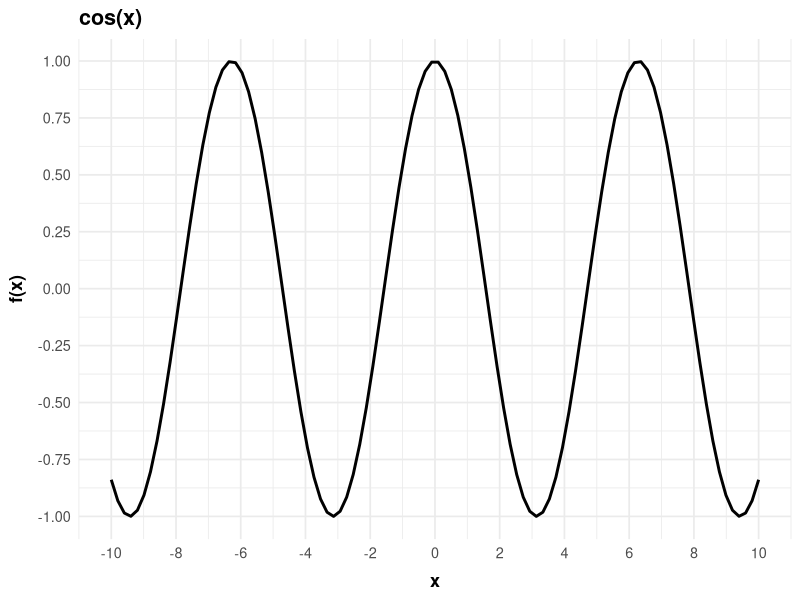
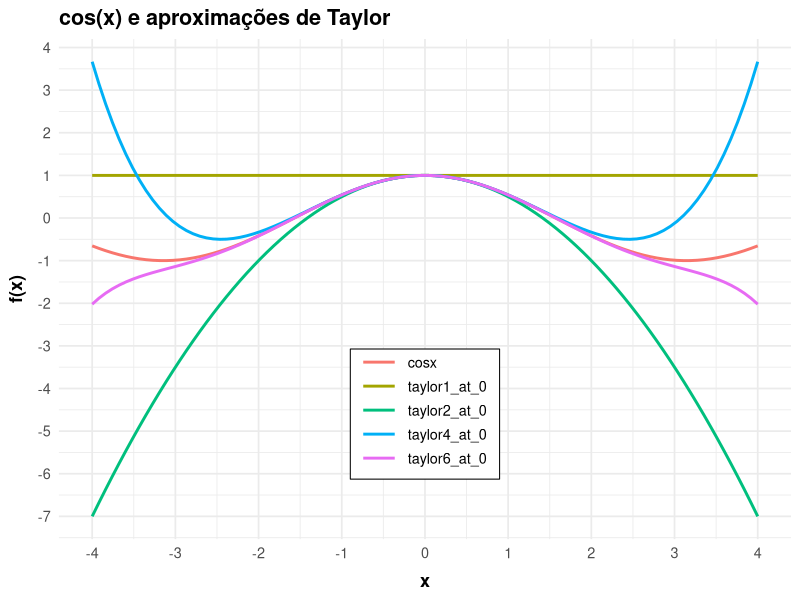
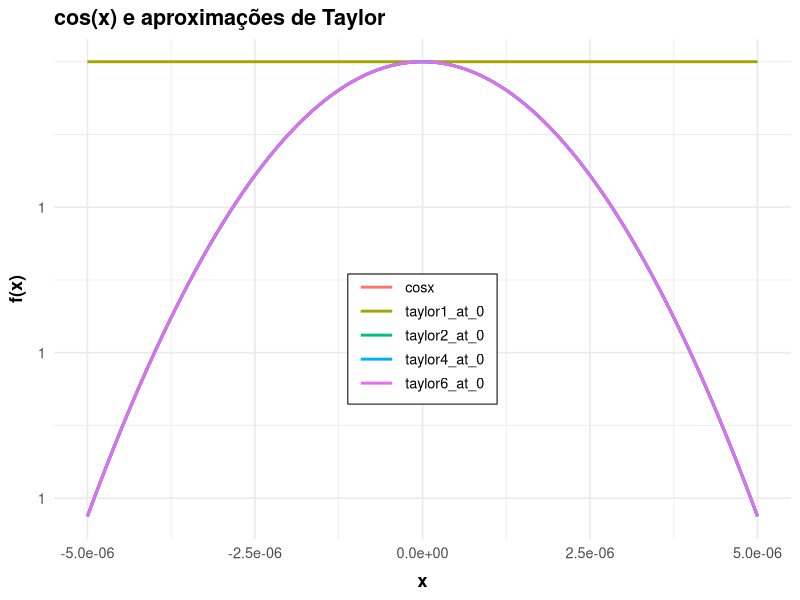
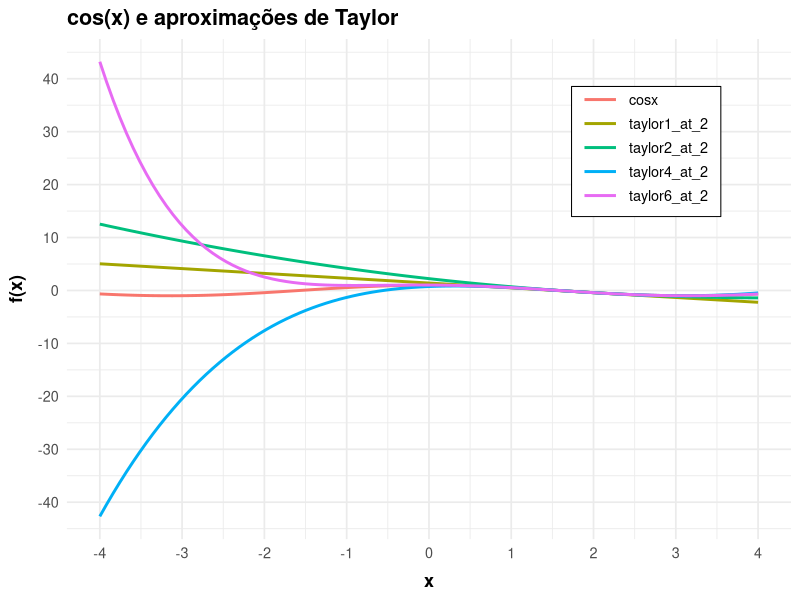

Write R code to recreate these figures, in order.
## packages ------------------------------------------------------------

library(tibble)
library(ggplot2)
library(tidyr)

## cosx ----------------------------------------------------------------

tibble::tibble(x =seq(-10, 10, length.out=100),
               fx=cos(x))|>
    ggplot(aes(x=x, y=fx))+
    geom_line(size=1)+
    labs(y    ='f(x)',
         title='cos(x)')+
    scale_x_continuous(breaks=seq(-10, 10, by=2))+
    scale_y_continuous(breaks=seq(-1, 1, by=0.25))+
    theme_minimal(base_size=13)+
    theme(axis.title.x=element_text(
              face='bold',
              margin=ggplot2::unit(c(t=3, r=0, b=0, l=0), 'mm')),
          axis.title.y=element_text(
              face='bold',
              margin=ggplot2::unit(c(t=0, r=3, b=0, l=0), 'mm')),
          plot.title=element_text(face='bold'))

## taylorat0 -----------------------------------------------------------

tibble::tibble(x           =seq(-4, 4, length.out=100),
               cosx        =cos(x),
               taylor1_at_0=1,
               taylor2_at_0=taylor1_at_0 - x**2/2,
               taylor4_at_0=taylor2_at_0 + x**4/24,
               taylor6_at_0=taylor4_at_0 - x**6/720)|>
    tidyr::pivot_longer(!x, names_to='Curva')|>
    ggplot(aes(x=x, y=value, color=Curva))+
    geom_line(size=1)+
    labs(y    ='f(x)',
         title='cos(x) e aproximações de Taylor',
         color=NULL)+
    scale_x_continuous(breaks=seq(-4, 4, by=1))+
    scale_y_continuous(breaks=seq(-10, 10, by=1))+
    theme_minimal(base_size=13)+
    theme(axis.title.x=element_text(
              face='bold',
              margin=ggplot2::unit(c(t=3, r=0, b=0, l=0), 'mm')),
          axis.title.y=element_text(
              face='bold',
              margin=ggplot2::unit(c(t=0, r=3, b=0, l=0), 'mm')),
          plot.title=element_text(face='bold'),
          legend.position=c(0.5, 0.25),
          legend.box.background=element_rect(),
          legend.key.width=ggplot2::unit(1, 'cm'),
          legend.box.margin=ggplot2::unit(c(t=-2, r=1, b=0, l=0), 'mm'))

## taylorat0_smallrange ------------------------------------------------

tibble::tibble(x           =seq(-5e-6, 5e-6, length.out=100),
               cosx        =cos(x),
               taylor1_at_0=1,
               taylor2_at_0=taylor1_at_0 - x**2/2,
               taylor4_at_0=taylor2_at_0 + x**4/24,
               taylor6_at_0=taylor4_at_0 - x**6/720)|>
    tidyr::pivot_longer(!x, names_to='Curva')|>
    ggplot(aes(x=x, y=value, color=Curva))+
    geom_line(size=1)+
    labs(y    ='f(x)',
         title='cos(x) e aproximações de Taylor',
         color=NULL)+
    theme_minimal(base_size=13)+
    theme(axis.title.x=element_text(
              face='bold',
              margin=ggplot2::unit(c(t=3, r=0, b=0, l=0), 'mm')),
          axis.title.y=element_text(
              face='bold',
              margin=ggplot2::unit(c(t=0, r=3, b=0, l=0), 'mm')),
          plot.title=element_text(face='bold'),
          legend.position=c(0.5, 0.4),
          legend.box.background=element_rect(),
          legend.key.width=ggplot2::unit(1, 'cm'),
          legend.box.margin=ggplot2::unit(c(t=-2, r=1, b=0, l=0), 'mm'))

## taylorat2 -----------------------------------------------------------

tibble::tibble(x           =seq(-4, 4, length.out=100),
               cosx        =cos(x),
               taylor1_at_2=cos(2) - (x - 2)*sin(2),
               taylor2_at_2=taylor1_at_2 - 0.5*(x - 2)**2*cos(2),
               taylor4_at_2=taylor2_at_2 +
                   1/6*(x - 2)**3*sin(2) + 1/24*(x - 2)**4*cos(2),
               taylor6_at_2=taylor4_at_2 -
                   1/120*(x - 2)**5*sin(2) - 1/720*(x - 2)**6*cos(2))|>
    tidyr::pivot_longer(!x, names_to='Curva')|>
    ggplot(aes(x=x, y=value, color=Curva))+
    geom_line(size=1)+
    labs(y    ='f(x)',
         title='cos(x) e aproximações de Taylor',
         color=NULL)+
    scale_x_continuous(breaks=seq(-4, 4, by=1))+
    scale_y_continuous(breaks=seq(-50, 50, by=10))+
    theme_minimal(base_size=13)+
    theme(axis.title.x=element_text(
              face='bold',
              margin=ggplot2::unit(c(t=3, r=0, b=0, l=0), 'mm')),
          axis.title.y=element_text(
              face='bold',
              margin=ggplot2::unit(c(t=0, r=3, b=0, l=0), 'mm')),
          plot.title=element_text(face='bold'),
          legend.position=c(0.8, 0.775),
          legend.box.background=element_rect(),
          legend.key.width=ggplot2::unit(1, 'cm'),
          legend.box.margin=ggplot2::unit(c(t=-2, r=1, b=0, l=0), 'mm'))
